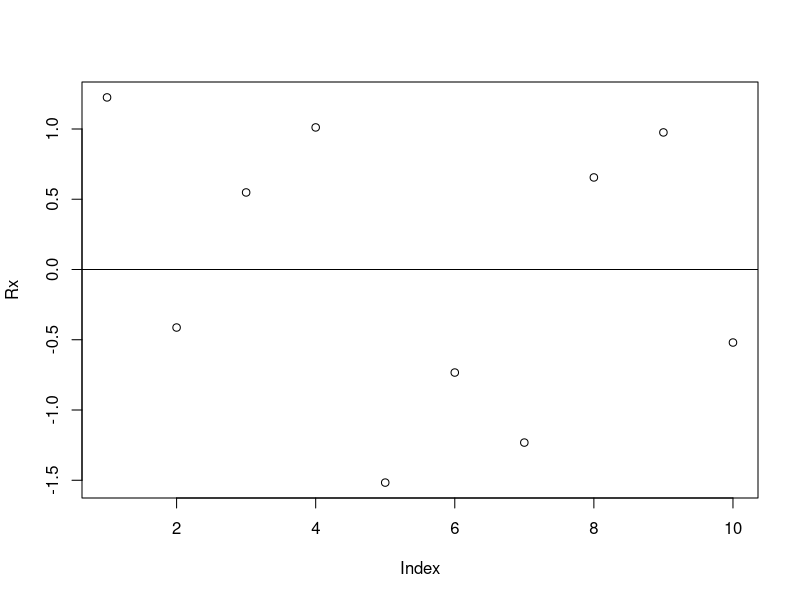
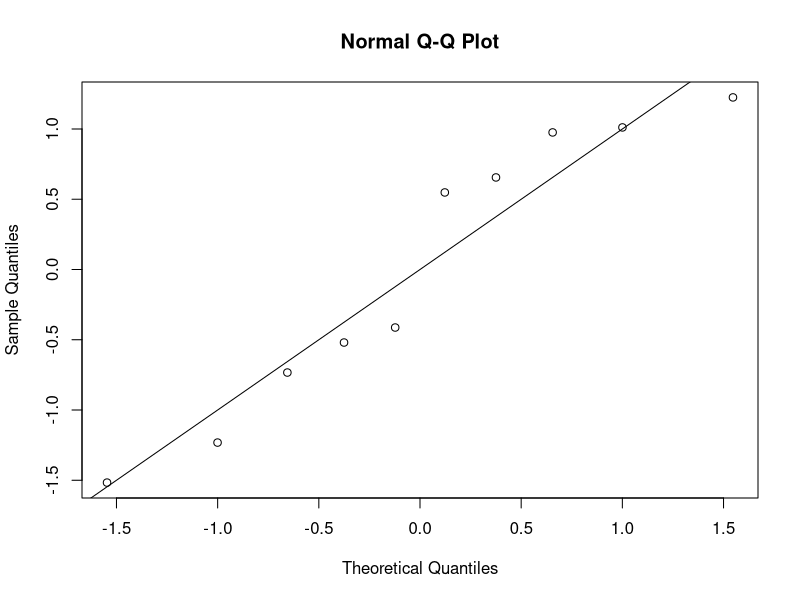
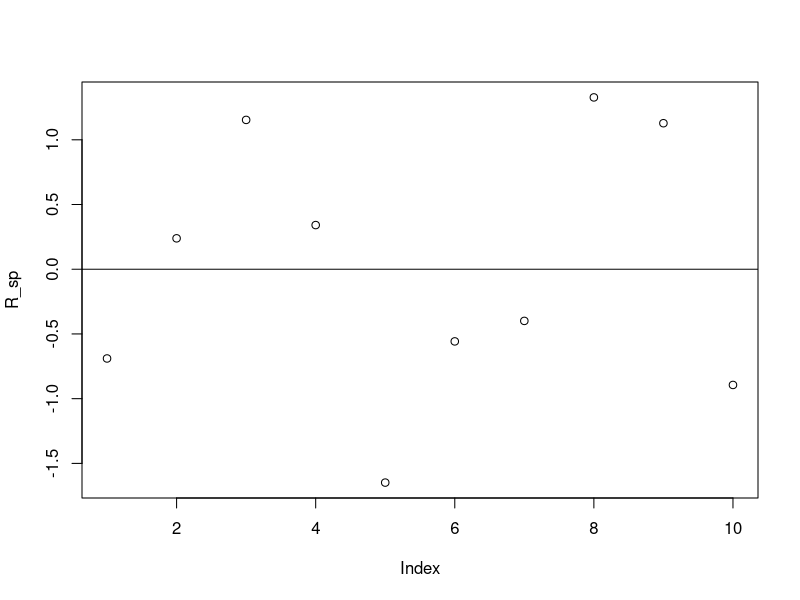
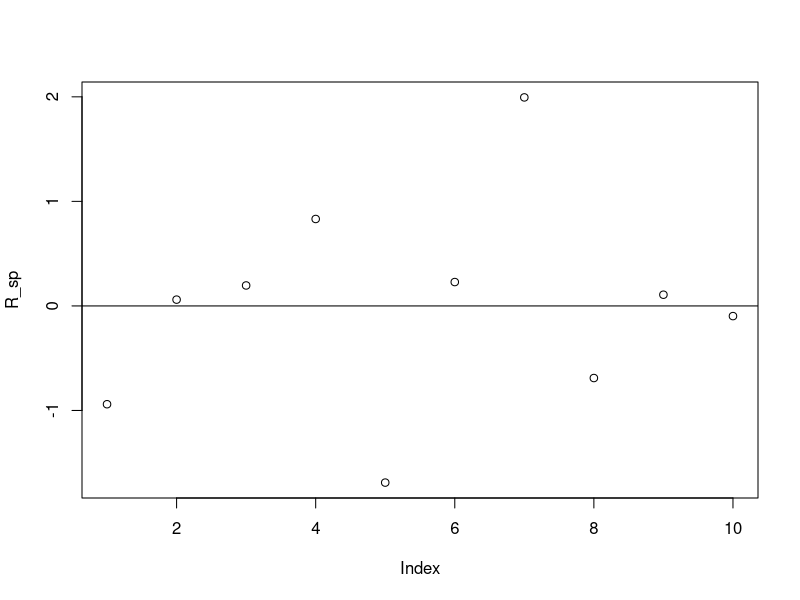
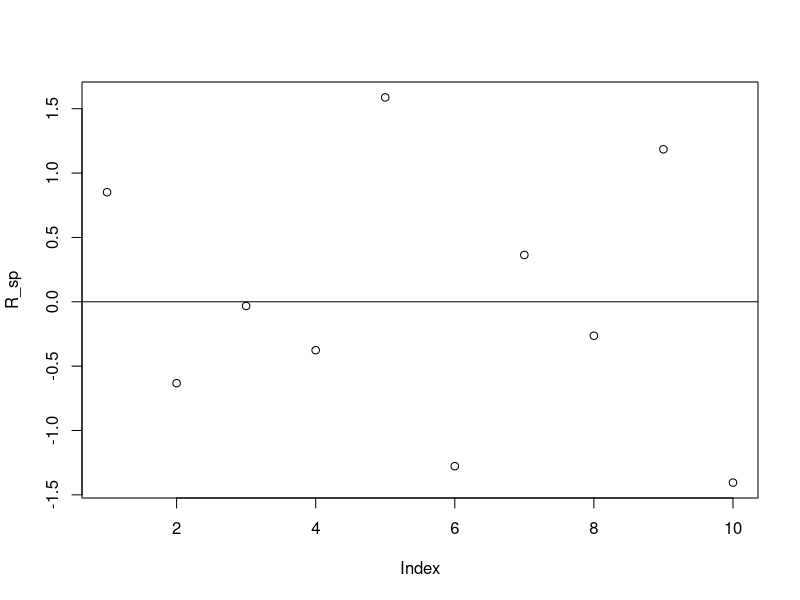
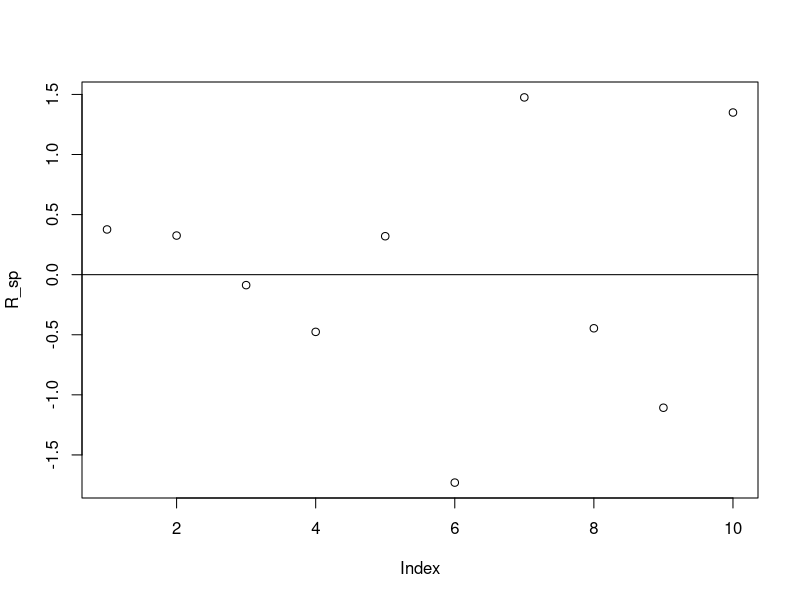
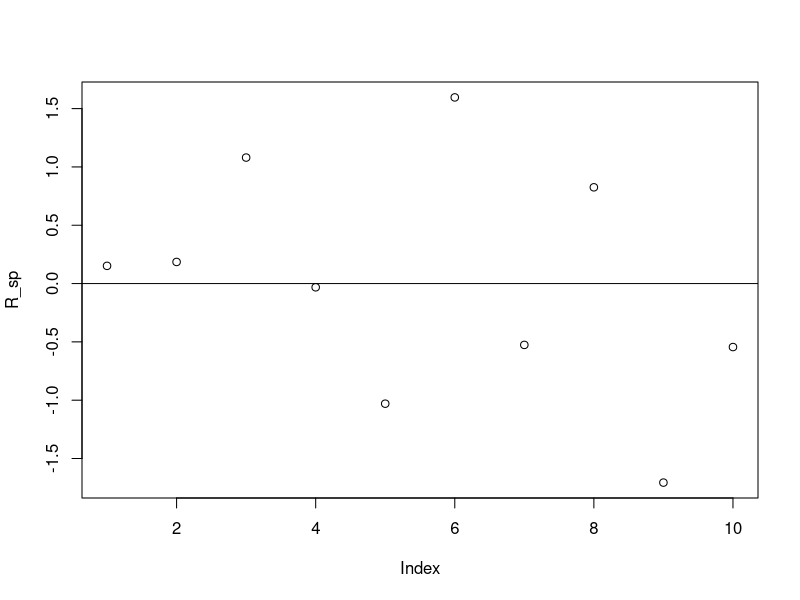
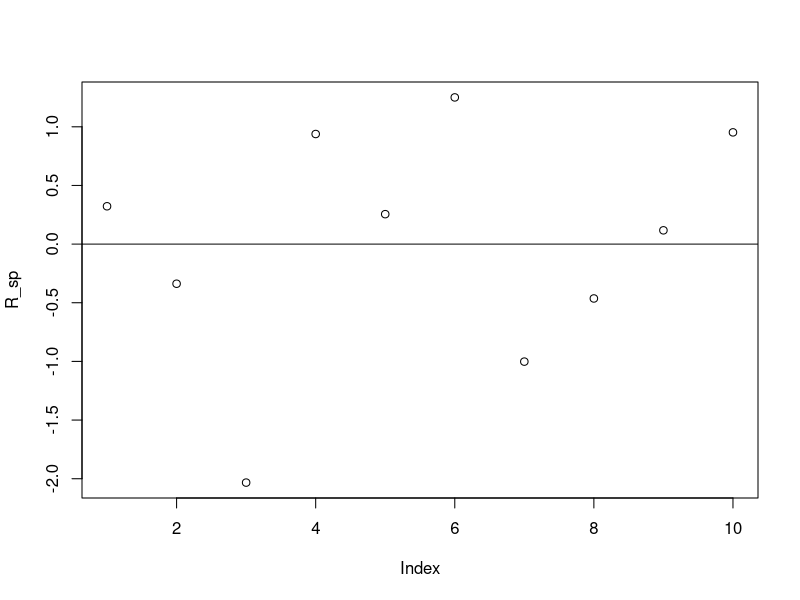

These charts were generated, in order, by the following R code:
data<-c(14, 9.4, 12.1, 13.4, 6.3, 8.5, 7.1, 12.4, 13.3, 9.1)

n<-length(data)                             #sample size

xbar<-mean(data)
s<-sd(data)

(Rx<-(data - xbar)/s )  

# residual plot
plot(Rx)
abline(h=0)

# normal plot
qqnorm(Rx)
abline(a=0,b=1)

for (ii in 1:100) {
  sim <- rnorm(10)
  sp_sd <- sd(sim)
  sp_mean <- mean(sim)
  R_sp <- (sim- sp_mean)/sp_sd
  plot(R_sp)
  abline(h=0)
  Sys.sleep(0.1)
}

for (ii in 1:100) {
  sim <- rnorm(10)
  sp_sd <- sd(sim)
  sp_mean <- mean(sim)
  R_sp <- (sim- sp_mean)/sp_sd
  qqnorm(R_sp, ylim=c(-2, 2))
  abline(a=0, b=1)
  Sys.sleep(0.1)
}


#calculate R

(Dx<- -(1/n)*sum( log(Rx^2/(n-1))) )  #calculate discrepancy statistic

B<-10000                                  #large number of replications

simDvalues<-NULL                         #vector to store simulated values of 
                                        #the D statistic

for(k in 1:B){
  z<-rnorm(n=n,mean=0,sd=1)               #generate the standard normals
  zbar<-mean(z)                           # calculate their mean and 
  sz<-sd(z)              # sum of squares in preparation for
  r<-(z - zbar)/sz                        #calculating residuals r
  
  simDvalues<-rbind(simDvalues,(-1/n)*sum( log(r^2/(n-1))) )
  
} 

hist(simDvalues,prob=T,main="Sampling Distribution of D under normal model \ 
     (10,000 reps)",xlab="Values for D")

sum(simDvalues<=Dx)





